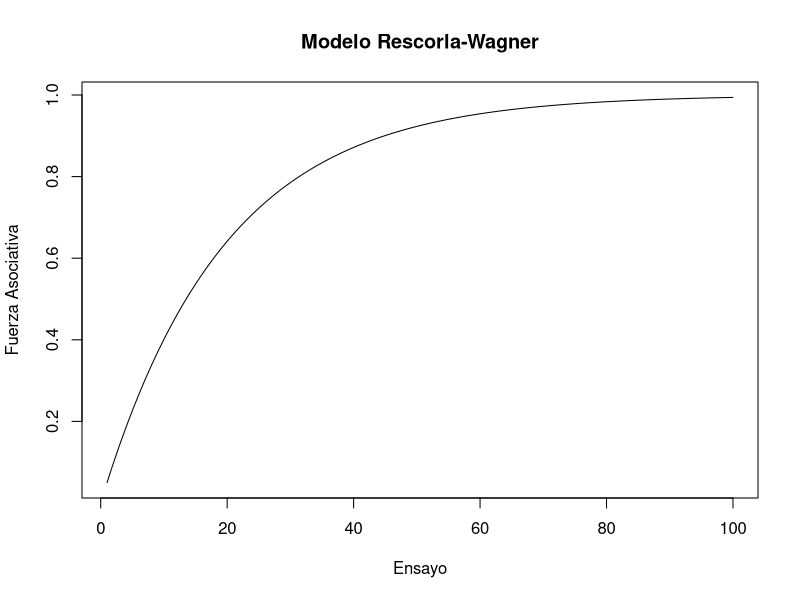

Here is the R script that generated this plot:
# El siguiente código contiene la simulación del aprendizaje asociativo 
# segúin el modelo Rescola Wagner... 

# En las siguientes lineas se encuentran los parametros del modelo mismos
# que pueden ser manipulados para observar el cambio en la fuerza de asociación
# en función de los ensayos. 


alpha <- 0.1 # Tasa de aprendizaje
beta <- 0.5   # Sensibilidad del estímulo (saliencia del estímulo)

# Número de ensayos de aprendizaje
n_ensayos <- 100

# Valor inicial de la fuerza de la asociación
V <- 0

# Vectores para almacenar datos
ensayos <- 1:n_ensayos
asociacion <- numeric(n_ensayos)

# Simulación del modelo de Rescorla-Wagner
for (x in 1:n_ensayos) {
  # Estímulo incondicionado (En este ejemplo siempre se presenta, pero podría
  # simularse su ausencia en algunos ensayos descomentando en la siguiente linea
  # y quitando el 1)
  U <- 1#sample(c(0, 1), size = 1)
  
  # Error de predicción
  delta <- U - V
  
  # Actualización de la fuerza de la asociación
  V <- V + alpha * beta * delta
  
  # Almacenar la fuerza de la asociación en este ensayo
  asociacion[x] <- V
}

#  Fuerza asociativa en funcion del número de ensayos
plot(ensayos, asociacion, type = "l", xlab = "Ensayo", ylab = "Fuerza Asociativa", main = "Modelo Rescorla-Wagner")
